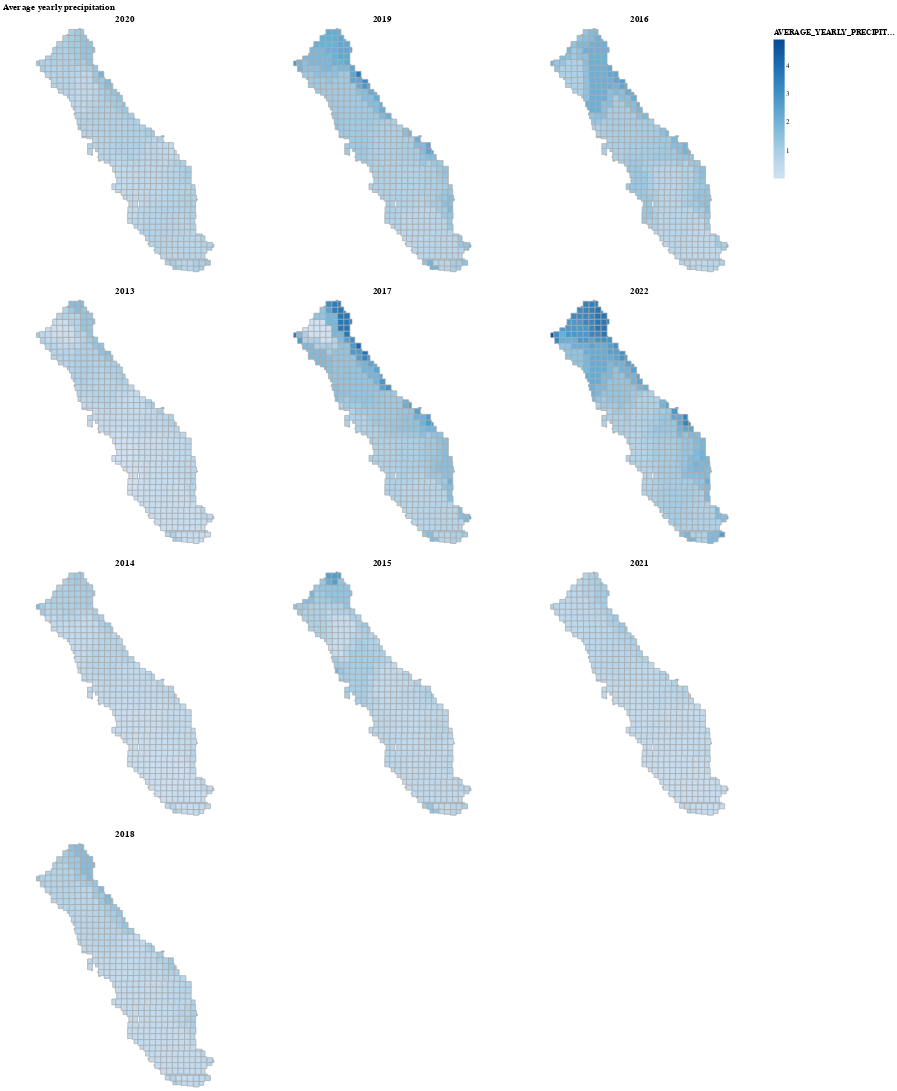

Write notebook code for a chart like this one.
### Code cell
view_year_side_by_side(precipitation_dataset.map_df, feature="AVERAGE_YEARLY_PRECIPITATION", title="Average yearly precipitation")

### Figure 1 — Vega-Lite specification as saved in the notebook (floating-point values rounded to 4 significant figures; data arrays with more than 128 entries replaced by an {"elided": "..."} marker saying what was removed)
{"config": {"view": {"continuousWidth": 400, "continuousHeight": 300}}, "concat": [{"data": {"name": "data-65aa468c7658a287345740d81dbf4a9d"}, "mark": {"type": "geoshape", "stroke": "darkgray"}, "encoding": {"color": {"field": "AVERAGE_YEARLY_PRECIPITATION", "scale": {"scheme": "blues"}, "type": "quantitative"}}, "height": 350, "title": "2020", "width": 350}, {"data": {"name": "data-b1fa36237f3c8c863ee1222906b6a722"}, "mark": {"type": "geoshape", "stroke": "darkgray"}, "encoding": {"color": {"field": "AVERAGE_YEARLY_PRECIPITATION", "scale": {"scheme": "blues"}, "type": "quantitative"}}, "height": 350, "title": "2019", "width": 350}, {"data": {"name": "data-75388e8d0680fb79fc4a7887caa17b52"}, "mark": {"type": "geoshape", "stroke": "darkgray"}, "encoding": {"color": {"field": "AVERAGE_YEARLY_PRECIPITATION", "scale": {"scheme": "blues"}, "type": "quantitative"}}, "height": 350, "title": "2016", "width": 350}, {"data": {"name": "data-9b8f7647ce8896abce92f73ace3e5e23"}, "mark": {"type": "geoshape", "stroke": "darkgray"}, "encoding": {"color": {"field": "AVERAGE_YEARLY_PRECIPITATION", "scale": {"scheme": "blues"}, "type": "quantitative"}}, "height": 350, "title": "2013", "width": 350}, {"data": {"name": "data-f45c801a3b98013456a7b19690ca180b"}, "mark": {"type": "geoshape", "stroke": "darkgray"}, "encoding": {"color": {"field": "AVERAGE_YEARLY_PRECIPITATION", "scale": {"scheme": "blues"}, "type": "quantitative"}}, "height": 350, "title": "2017", "width": 350}, {"data": {"name": "data-6f9f23c678a719656162165137e40a6f"}, "mark": {"type": "geoshape", "stroke": "darkgray"}, "encoding": {"color": {"field": "AVERAGE_YEARLY_PRECIPITATION", "scale": {"scheme": "blues"}, "type": "quantitative"}}, "height": 350, "title": "2022", "width": 350}, {"data": {"name": "data-ea7c992879bf69c967b009b3511acdac"}, "mark": {"type": "geoshape", "stroke": "darkgray"}, "encoding": {"color": {"field": "AVERAGE_YEARLY_PRECIPITATION", "scale": {"scheme": "blues"}, "type": "quantitative"}}, "height": 350, "title": "2014", "width": 350}, {"data": {"name": "data-744d988bd365096aa4a989cf8393d931"}, "mark": {"type": "geoshape", "stroke": "darkgray"}, "encoding": {"color": {"field": "AVERAGE_YEARLY_PRECIPITATION", "scale": {"scheme": "blues"}, "type": "quantitative"}}, "height": 350, "title": "2015", "width": 350}, {"data": {"name": "data-59b0029ace793382fc115e89a9dee751"}, "mark": {"type": "geoshape", "stroke": "darkgray"}, "encoding": {"color": {"field": "AVERAGE_YEARLY_PRECIPITATION", "scale": {"scheme": "blues"}, "type": "quantitative"}}, "height": 350, "title": "2021", "width": 350}, {"data": {"name": "data-30993b7750e9bbdd4da941f9ec898e48"}, "mark": {"type": "geoshape", "stroke": "darkgray"}, "encoding": {"color": {"field": "AVERAGE_YEARLY_PRECIPITATION", "scale": {"scheme": "blues"}, "type": "quantitative"}}, "height": 350, "title": "2018", "width": 350}], "columns": 3, "title": "Average yearly precipitation", "$schema": "https://vega.github.io/schema/vega-lite/v4.17.0.json", "datasets": {"data-65aa468c7658a287345740d81dbf4a9d": {"elided": "478 records"}, "data-b1fa36237f3c8c863ee1222906b6a722": {"elided": "478 records"}, "data-75388e8d0680fb79fc4a7887caa17b52": {"elided": "478 records"}, "data-9b8f7647ce8896abce92f73ace3e5e23": {"elided": "478 records"}, "data-f45c801a3b98013456a7b19690ca180b": {"elided": "478 records"}, "data-6f9f23c678a719656162165137e40a6f": {"elided": "478 records"}, "data-ea7c992879bf69c967b009b3511acdac": {"elided": "478 records"}, "data-744d988bd365096aa4a989cf8393d931": {"elided": "478 records"}, "data-59b0029ace793382fc115e89a9dee751": {"elided": "478 records"}, "data-30993b7750e9bbdd4da941f9ec898e48": {"elided": "478 records"}}}
